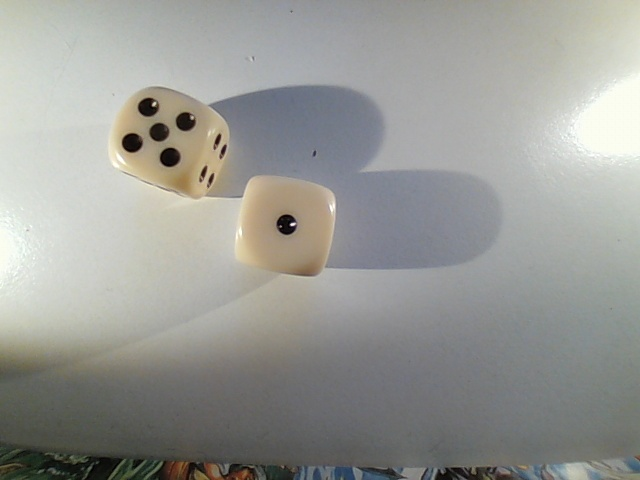
#> input picture Strojove Uceni/Kostky/Input/one_v1.jpg, 640 x 480 px, found by its file name
$ jupyter execute probe.ipynb
#> lines starting #> are read from the running program, lines starting #| are printed output that depends on the picture; after the words box and inside, x2 and y2 are one past the last pixel; in counts of white or black regions, pixels touching at a corner belong together
<br>
<font style="font-family:Times New Roman;font-size:60px;"><b>Machine Learning</b></font>
<br>
<font style="font-family:Times New Roman;font-size:18px;"><b>Kole Berisha</b></font>

<font style="font-family:Times New Roman;font-size:18px;">
V následujicí úloze jsem pracoval na rozpoznání kontury, obrysu, rohů a těžiště přidané kostky. Rozpoznávaní jsem řešil tak že jsem našel spodní a horní mez spektrumu barvy kostky a pak z toho udělal threshold. Jelikož je barva kostky velice podobná jiným barvám v pozadí, nepodařilo se mi všechno vyřešít hladce a dokonalé.
<br>
<br>
Na rozpoznání barvy kostky jsem našel kousek kódu a následně ho úpravil. V něm se daji úpravovat minimální a maximální hodnoty HSV (hue, saturation, value) na určeném obrázku dokud se nenáleznou požadovany hodnoty.
<br>
<br>
Převážně jsem se inspirovál <a href="https://docs.opencv.org/trunk/df/d9d/tutorial_py_colorspaces.html">oficiálními strankami OpenCV</a>
</font>

[cell 1]
import numpy as np
import os
from os import walk
import matplotlib.pyplot as plt
import cv2
from PIL import Image, ImageDraw

<font style="font-family:Times New Roman;font-size:18px;">Načtu jakoukoliv vybranou fotku s kostkou a pozadí.</font>

[cell 2]
jedna_v1_url = r'Input\one_v1.jpg'
pozadi_url = r'Input_bg\bg.jpg'

jedna_v1 = cv2.imread(jedna_v1_url)
#> jedna_v1 is the input picture: shape (480, 640, 3); mean B, G, R 149.3, 153.8, 153
pozadi = cv2.imread(pozadi_url)
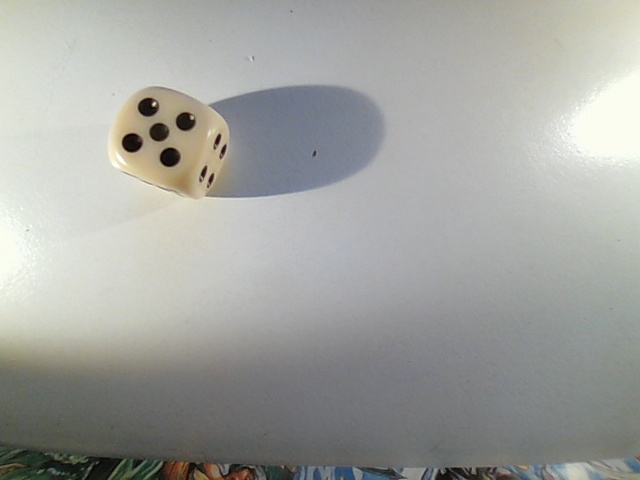
#> input picture Strojove Uceni/Kostky/Input_bg/bg.jpg, 640 x 480 px, found by its file name
#> pozadi is the input picture: shape (480, 640, 3); mean B, G, R 159.3, 163.4, 162.2

plt.figure(figsize=(10,10))
plt.imshow(jedna_v1)
plt.figure(figsize=(10,10))
plt.imshow(pozadi)

<font style="font-family:Times New Roman;font-size:18px;">Překonvertování fotek do HSV</font>

[cell 3]
hsv = cv2.cvtColor(jedna_v1, cv2.COLOR_BGR2HSV)
#> hsv: shape (480, 640, 3); mean H, S, V 58.5, 17.8, 156.7
plt.figure(figsize=(10,10))
plt.imshow(hsv)
hsv_pozadi = cv2.cvtColor(pozadi, cv2.COLOR_BGR2HSV)
#> hsv_pozadi: shape (480, 640, 3); mean H, S, V 58.8, 14.7, 165.6
plt.figure(figsize=(10,10))
plt.imshow(hsv_pozadi)

<font style="font-family:Times New Roman;font-size:18px;">
Jak jsem uvedl na začátku, následujicí spodní a horní mez jsem zjistil pomocí prográmku který přiložim taky.
</font>

[cell 4]
spodni_mez = np.array([0, 42, 0])
horni_mez = np.array([30,255,255])

<font style="font-family:Times New Roman;font-size:18px;">
Aplikovat barvy na fotky
</font>

[cell 5]
mask = cv2.inRange(hsv, spodni_mez, horni_mez)
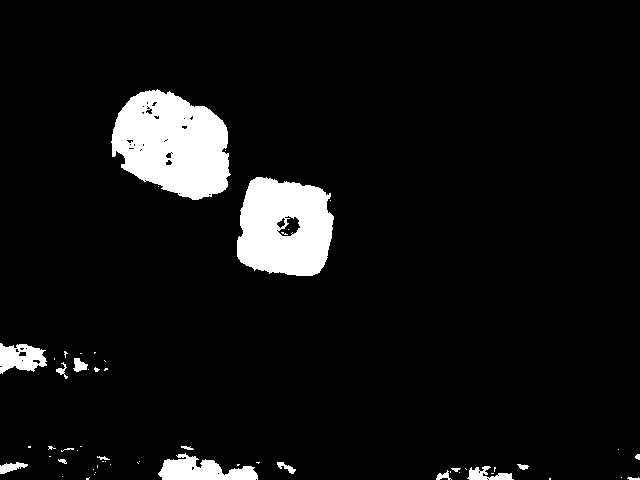
#> mask: shape (480, 640); 6.8% white; 57 white regions (39 under 20 px), largest, box (x1, y1, x2, y2) and area: (111, 89, 231, 200) 9430, (237, 177, 334, 276) 7566, (158, 453, 258, 480) 1596
plt.figure(figsize=(10,10))
plt.imshow(mask)
mask_pozadi = cv2.inRange(hsv_pozadi, spodni_mez, horni_mez)
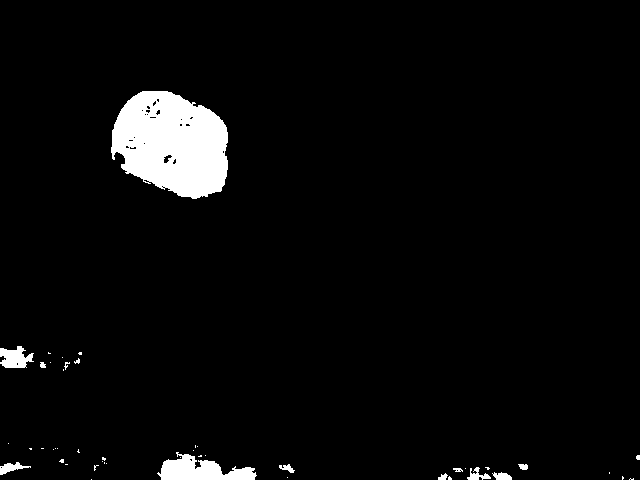
#> mask_pozadi: shape (480, 640); 4% white; 47 white regions (34 under 20 px), largest, box (x1, y1, x2, y2) and area: (111, 91, 228, 199) 9400, (157, 452, 257, 480) 1561, (0, 346, 34, 368) 500
plt.figure(figsize=(10,10))
plt.imshow(mask_pozadi)

<font style="font-family:Times New Roman;font-size:18px;">
Odečíst pozadí od chtěny fotky
</font>

[cell 6]
odectena = cv2.subtract(mask, mask_pozadi)
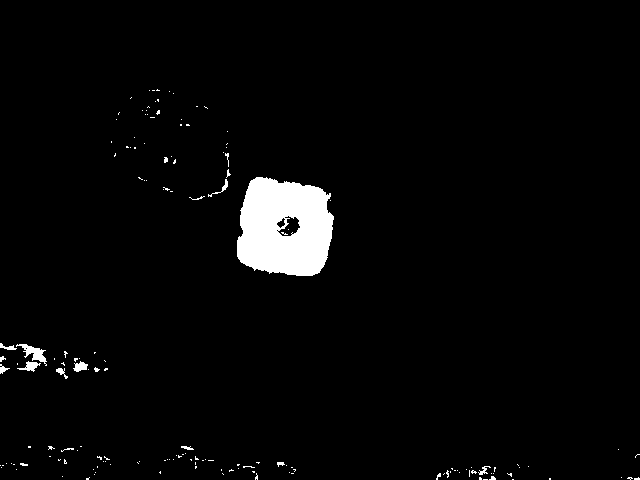
#> odectena: shape (480, 640); 2.9% white; 159 white regions (143 under 20 px)
plt.figure(figsize=(10,10))
plt.imshow(odectena)

<font style="font-family:Times New Roman;font-size:18px;">
Threshold
</font>

[cell 7]
ret, image_threshold = cv2.threshold(odectena, 120, 255, cv2.THRESH_BINARY)  # image threshold
plt.figure(figsize=(10,10))
plt.imshow(odectena, cmap='gray', vmin=0, vmax=255)

<font style="font-family:Times New Roman;font-size:18px;">
Bohužel jsem nevěděl jak definovat aby našlo nejvetší konturu, nebo jaka by mohla byt přibližná minimální velikost největší kontury, zjistíl jsem ale že příbližná velikost kontury celé kostky je kolem 7000[-], tak jsem uvedl podmínku že by se vždy uložila kontura která je větší než 6000[-].
</font>

[cell 8]
contours, hierarchy = cv2.findContours(odectena, cv2.RETR_TREE, cv2.CHAIN_APPROX_SIMPLE)
#> contours = 167 contours, 156 with area under 20; largest, box (x1, y1, x2, y2) and area: (237, 177, 334, 276) 7680, (277, 215, 301, 237) 274, (16, 344, 47, 366) 196, (17, 361, 41, 372) 88, (73, 361, 88, 372) 80
target_contours = []
for contour in contours:
    contour_area = cv2.contourArea(contour)  # estimate contour area
    if contour_area > 6000:
            target_contours.append(contour)
#> this loop made 167 passes
#> contour_area on passes 47, 123: 23.5, 7679.5
#> after the loop, target_contours = 1 contour; box (x1, y1, x2, y2) and area: (237, 177, 334, 276) 7680

[cell 9]
len(target_contours)
#> Out = 1

<font style="font-family:Times New Roman;font-size:18px;">
Funkce která vraci počet kontur (vždy jedna, jen pro kontrolu), a obrázek kontury, což je kontura kostky.
</font>

[cell 10]
def detect_shape(image_url, bg_url):
    img = cv2.imread(image_url)
    bg = cv2.imread(bg_url)

    hsv_img = cv2.cvtColor(img, cv2.COLOR_BGR2HSV)
    hsv_bg = cv2.cvtColor(bg, cv2.COLOR_BGR2HSV)

    lower_color = np.array([0, 42, 0])
    upper_color = np.array([30,255,255])

    mask_img = cv2.inRange(hsv_img, lower_color, upper_color)
    mask_bg = cv2.inRange(hsv_bg, lower_color, upper_color)

    subtracted_img = cv2.subtract(mask_img, mask_bg)

    ret, img_threshold = cv2.threshold(subtracted_img, 120, 255, cv2.THRESH_BINARY)

    contours, hierarchy = cv2.findContours(subtracted_img, cv2.RETR_TREE, cv2.CHAIN_APPROX_SIMPLE)
    contours_s = []
    for contour in contours:
        contour_area = cv2.contourArea(contour)
        if contour_area > 1500:
            contours_s.append(contour)
    return [contours_s, img_threshold]

<font style="font-family:Times New Roman;font-size:18px;">
Funkce která vrací obrazek s nakresleným obloukem a těžištěm kontury(kostky).
</font>

[cell 11]
def detect_arc_center(original_image, contours):
    epsilon = 0.1*cv2.arcLength(contours,True)
    ctr_aprx = cv2.approxPolyDP(contours,epsilon,True)
    height, width, channels = original_image.shape
    im2 = Image.new('RGBA', (width, height), (0, 0, 0, 255))
    draw2 = ImageDraw.Draw(im2)
    for i in range(len(ctr_aprx)):
        if (i == (len(ctr_aprx)-1)):
            draw2.line((ctr_aprx[i][0][0], ctr_aprx[i][0][1], ctr_aprx[0][0][0], ctr_aprx[0][0][1]), fill=128, width=3)
        else:
            draw2.line((ctr_aprx[i][0][0], ctr_aprx[i][0][1], ctr_aprx[i+1][0][0], ctr_aprx[i+1][0][1]), fill=128, width=3)
    points = detect_mass_center(contours)
    draw2.line((points[0], points[1], (points[0]-1), (points[1]-1)), fill=128, width=4)
    return im2

<font style="font-family:Times New Roman;font-size:18px;">
Funkce která vrací body rohu kostky. Jelikož je epsilon rovno 0,1 tak se vždy vratí 4 aproximační hodnoty, hodnoty jsou body který by měli co nejlepé odhadnout obrys kostky. Tyhle 4 body uvažují za rohy kostky.
</font>

[cell 12]
def detect_corners(contours):
    corners = []
    epsilon = 0.1*cv2.arcLength(contours,True)
    ctr_aprx = cv2.approxPolyDP(contours,epsilon,True)
    for i in range(len(ctr_aprx)):
        corners.append(ctr_aprx[i][0])
    return corners

<font style="font-family:Times New Roman;font-size:18px;">
Funkce která vrací souřadnice x a y těžiště kontury.
</font>

[cell 13]
def detect_mass_center(contours):
    center_points = []
    M = cv2.moments(contours)
    cX = int(M["m10"] / M["m00"])
    cY = int(M["m01"] / M["m00"])
    center_points.append(cX)
    center_points.append(cY)
    return center_points

[cell 14]
two_v1 = cv2.imread(r'Input\two_v1.jpg')
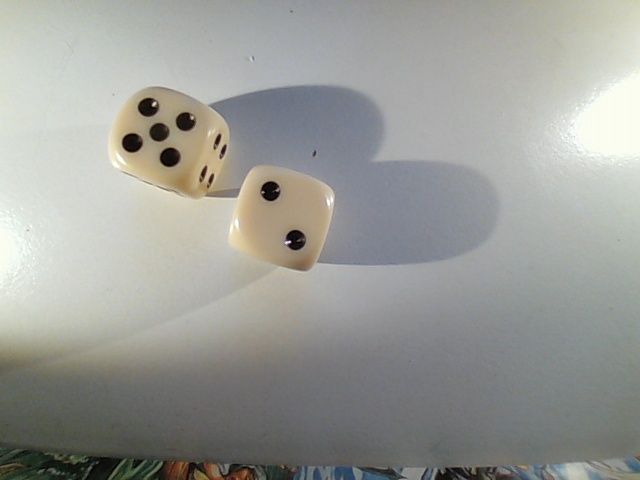
#> input picture Strojove Uceni/Kostky/Input/two_v1.jpg, 640 x 480 px, found by its file name
#> two_v1 is the input picture: shape (480, 640, 3); mean B, G, R 151.6, 156.3, 155.4

plt.figure(figsize=(10,10))
plt.imshow(two_v1)

two_v1_contours, two_v1_threshold = detect_shape(r'Input\two_v1.jpg', r'Input_bg\bg.jpg')
#> in detect_shape, `hsv_img = cv2.cvtColor(img, cv2.COLOR_BGR2HSV)`: hsv_img: shape (480, 640, 3); mean H, S, V 59.3, 17.8, 159.1
#> in detect_shape, `mask_img = cv2.inRange(hsv_img, lower_color, upper_color)`:
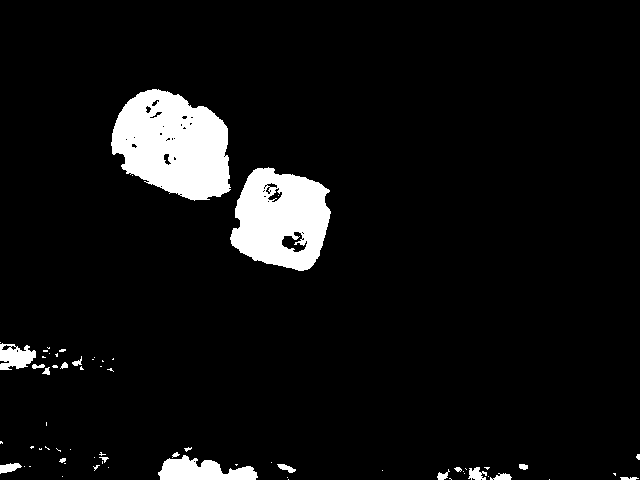
#> mask_img: shape (480, 640); 6.6% white; 67 white regions (47 under 20 px), largest, box (x1, y1, x2, y2) and area: (111, 89, 231, 201) 9553, (230, 167, 331, 271) 7370, (158, 455, 258, 480) 1566
#> in detect_shape, `subtracted_img = cv2.subtract(mask_img, mask_bg)`:
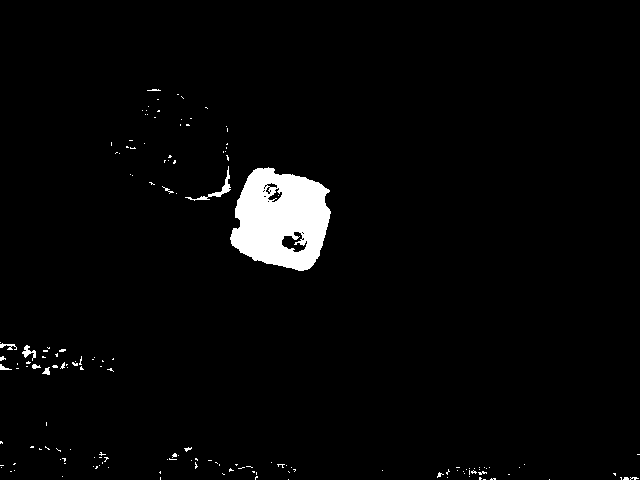
#> subtracted_img: shape (480, 640); 2.8% white; 157 white regions (147 under 20 px)
#> in detect_shape, `contours, hierarchy = cv2.findContours(subtracted_img, cv2.RETR_TREE, ..`: contours = 172 contours, 163 with area under 20; largest, box (x1, y1, x2, y2) and area: (230, 167, 331, 271) 7603, (281, 231, 308, 253) 310, (185, 166, 231, 201) 142, (267, 187, 283, 203) 106, (22, 345, 36, 361) 62
#> the loop in detect_shape, `for contour in contours:` made 172 passes
#> contour_area on pass 122: 7603
#> after the loop in detect_shape, `for contour in contours:`: contours_s = 1 contour; box (x1, y1, x2, y2) and area: (230, 167, 331, 271) 7603
#> two_v1_contours has the same summary as contours_s in detect_shape
two_v1_arc = detect_arc_center(two_v1, two_v1_contours[0])
#> in detect_arc_center, `epsilon = 0.1*cv2.arcLength(contours,True)`: epsilon = 37
#> in detect_arc_center, `ctr_aprx = cv2.approxPolyDP(contours,epsilon,True)`: ctr_aprx = [[253, 170], [232, 245], [309, 268], [329, 190]]
#> the loop in detect_arc_center, `for i in range(len(ctr_aprx)):` made 4 passes
#> in detect_mass_center, `M = cv2.moments(contours)`: M = moments, m00 7603, centre m10/m00, m01/m00 = (281.1, 219.1)
#> in detect_mass_center, `cX = int(M["m10"] / M["m00"])`: cX = 281
#> in detect_mass_center, `cY = int(M["m01"] / M["m00"])`: cY = 219
#> in detect_arc_center, `points = detect_mass_center(contours)`: points = [281, 219]
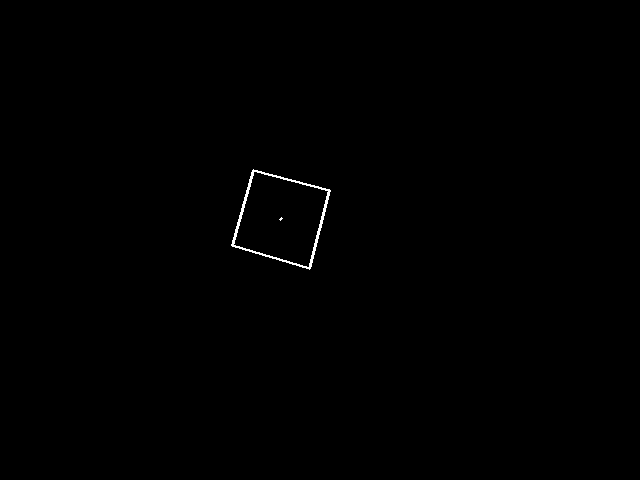
#> two_v1_arc: PIL image 640x480 RGBA; mean R, G, B, A 0.3, 0, 0, 254.3; transparent parts drawn white
two_v1_corners = detect_corners(two_v1_contours[0])
#> in detect_corners, `epsilon = 0.1*cv2.arcLength(contours,True)`: epsilon = 37
#> in detect_corners, `ctr_aprx = cv2.approxPolyDP(contours,epsilon,True)`: ctr_aprx = [[253, 170], [232, 245], [309, 268], [329, 190]]
#> the loop in detect_corners, `for i in range(len(ctr_aprx)):` made 4 passes
#> two_v1_corners = [[253, 170], [232, 245], [309, 268], [329, 190]]
two_v1_center = detect_mass_center(two_v1_contours[0])
#> two_v1_center = [281, 219]

[cell 15]
print("Počet nalezených kontur: " + str(len(two_v1_contours)))
#| Počet nalezených kontur: 1
print("\nRohy kontury:")
for i in two_v1_corners:
      print(i)
#> this loop made 4 passes
#| [253 170]
#| [232 245]
#| [309 268]
#| [329 190]

print("\nTěžiště kontury: " + str(two_v1_center))
#| Těžiště kontury: [281, 219]

print("\nNakreslený oblouk a těžiště kontury:")
detect_arc_center(two_v1, two_v1_contours[0])
#> the loop in detect_arc_center (call 2), `for i in range(len(ctr_aprx)):` made 4 passes

<font style="font-family:Times New Roman;font-size:18px;">
Kontrola jestli se v každým obrázku rozpozná kostka.
</font>

[cell 16]
preklad = {
    "one" : "1",
    "two" : "2",
    "three" : "3",
    "four" : "4",
    "five" : "5",
    "six" : "6",
}

verze = {
    "v1" : "verze 1",
    "v2" : "verze 2",
    "v3" : "verze 3"
}

pozadi_cesta = 'Input_bg\\bg.jpg'
cesta_zz = r'Input'
soubory = next(os.walk(cesta_zz))[2]

poradi = 0;
for i in soubory:
    poradi = poradi + 1
    c = cesta_zz + '\\' + i
    a, b = detect_shape(c, pozadi_cesta)
#> in detect_shape (call 2), `contours, hierarchy = cv2.findContours(subtracted_img, cv2.RETR_TREE, ..`: contours = 167 contours, 156 with area under 20; largest, box (x1, y1, x2, y2) and area: (237, 177, 334, 276) 7680, (277, 215, 301, 237) 274, (16, 344, 47, 366) 196, (17, 361, 41, 372) 88, (73, 361, 88, 372) 80
#> the loop in detect_shape (call 2), `for contour in contours:` made 167 passes
#> after the loop in detect_shape (call 2), `for contour in contours:`: contours_s has the same summary as target_contours outside detect_shape
#> a has the same summary as target_contours

    c_1 = c.split("\\")
    c_2 = c_1[1].split(".")
    rozklad = c_2[0].split("_")

    if len(a) == 1:
        print(str(poradi) + ". Kostka s počtem " + preklad[rozklad[0]] + " " + verze[rozklad[1]] + ": True")
    else:
        print(str(poradi) + ". Kostka s počtem " + preklad[rozklad[0]] + " " + verze[rozklad[1]] + ": False")
#> pass 2 of the loop `for i in soubory:`:
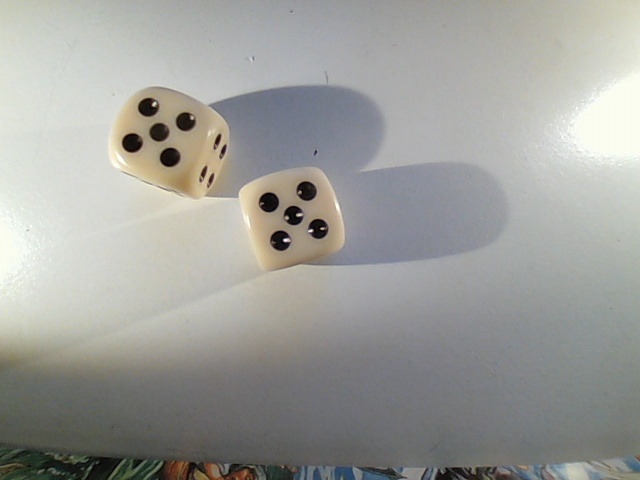
#> input picture Strojove Uceni/Kostky/Input/five_v2.jpg, 640 x 480 px, found by its file name
#> in detect_shape, img is the input picture: shape (480, 640, 3); mean B, G, R 154.6, 158.7, 158.3
#> hsv_img: shape (480, 640, 3); mean H, S, V 59.1, 16.9, 161.7
#> in detect_shape (call 3), `mask_img = cv2.inRange(hsv_img, lower_color, upper_color)`:
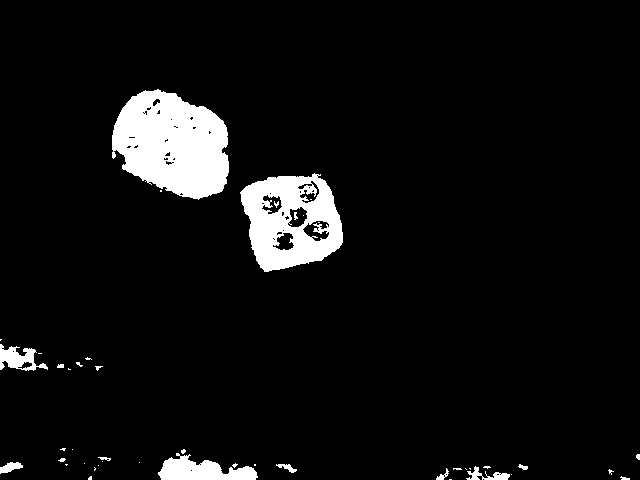
#> mask_img: shape (480, 640); 6.2% white; 45 white regions (29 under 20 px), largest, box (x1, y1, x2, y2) and area: (112, 89, 229, 200) 9362, (240, 173, 343, 272) 6481, (158, 453, 258, 480) 1577
#> in detect_shape (call 3), `subtracted_img = cv2.subtract(mask_img, mask_bg)`:
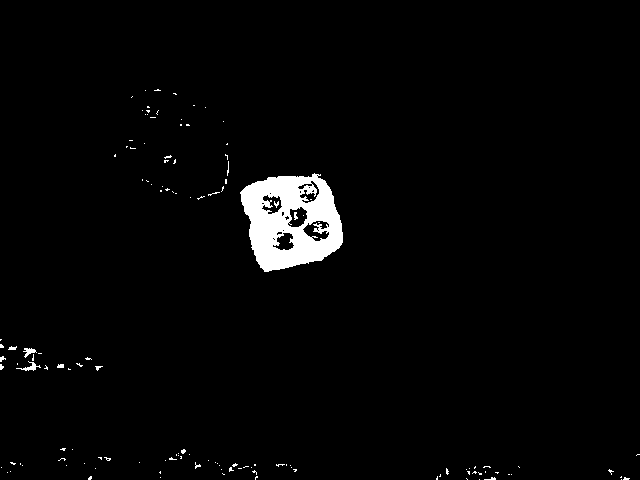
#> subtracted_img: shape (480, 640); 2.4% white; 132 white regions (123 under 20 px)
#> in detect_shape (call 3), `contours, hierarchy = cv2.findContours(subtracted_img, cv2.RETR_TREE, ..`: contours = 152 contours, 143 with area under 20; largest, box (x1, y1, x2, y2) and area: (240, 173, 343, 272) 7484, (302, 220, 330, 242) 344, (287, 206, 308, 228) 296, (261, 194, 283, 215) 253, (272, 232, 295, 251) 251
#> the loop in detect_shape (call 3), `for contour in contours:` made 152 passes
#> contour_area on pass 100: 7483.5
#> after the loop in detect_shape (call 3), `for contour in contours:`: contours_s = 1 contour; box (x1, y1, x2, y2) and area: (240, 173, 343, 272) 7484
#> a has the same summary as contours_s in detect_shape
